Frame 1 (no input): blank canvas, image omitted
Frame 60 (no input): blank canvas, image omitted
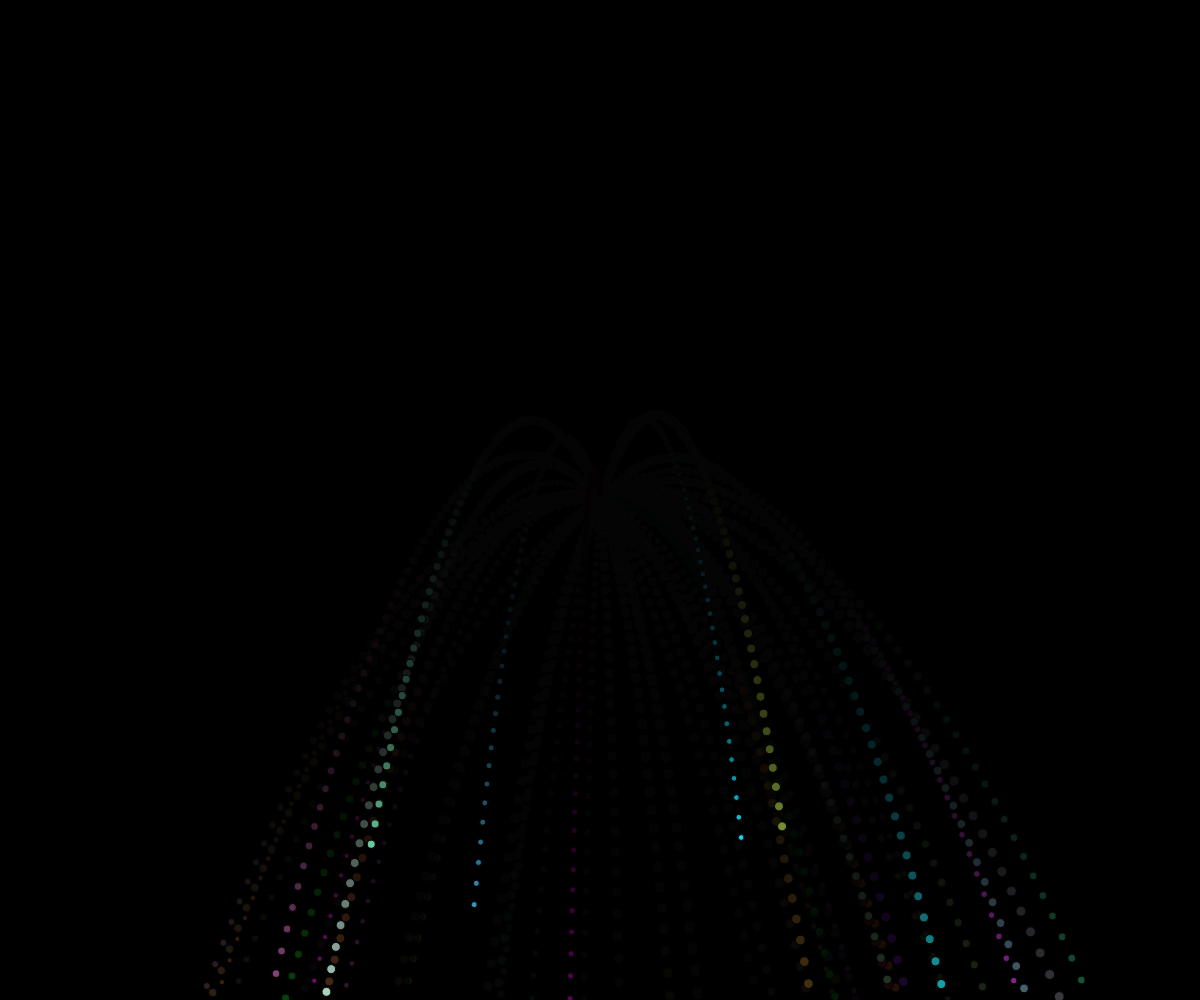
Frame 120 (the mouse pressed at the canvas centre since frame 60)

The p5.js sketch whose frames 1 and 60 were blank and that drew this single picture after the mouse press (run headless with seeded random() and noise() and a simulated clock; from frame 60 on, the mouse is pressed at the canvas centre):

// p5.js sketch
// ── sketch.js
let ps = []
function setup(){
   createCanvas(windowWidth, windowHeight)
   background(0,0,0)
}

function draw(){
    background(0, 30)
    ps = ps.filter((p) => {
        return p.y < height
    })
    
    for (let i = 0; i< ps.length; i++){
        ps[i].draw()
        ps[i].update()
    }

}

function mousePressed(){
    for (let i = 0; i<50; i++) {
        ps.push(new Pacticle(mouseX, mouseY))
    }
}
// ── particle.js
class Pacticle{
    constructor(x, y){
        this.x = x
        this.y = y
        this.c = color(random(255), random(255), random(255))
        this.size = random(5, 10)
        this.vector = p5.Vector.random2D().mult(random(5, 10))
        this.gravity = 0.5
    }

    draw(){
        fill(this.c)
        ellipse(this.x, this.y, this.size)
    }

    update(){
        this.x += this.vector.x
        this.y += this.vector.y
        this.vector.y += this.gravity
    }
    
}
